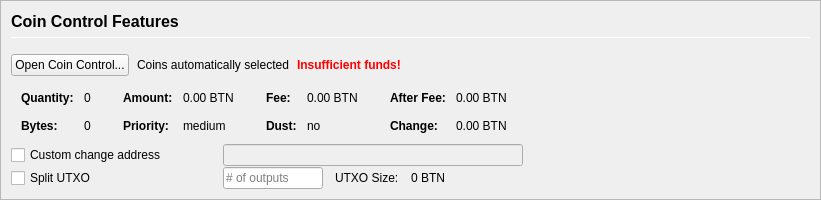
         <widget class="QFrame" name="frameCoinControl">
          <property name="sizePolicy">
           <sizepolicy hsizetype="Expanding" vsizetype="Expanding">
            <horstretch>0</horstretch>
            <verstretch>0</verstretch>
           </sizepolicy>
          </property>
          <property name="maximumSize">
           <size>
            <width>16777215</width>
            <height>16777215</height>
           </size>
          </property>
          <property name="frameShape">
           <enum>QFrame::StyledPanel</enum>
          </property>
          <property name="frameShadow">
           <enum>QFrame::Sunken</enum>
          </property>
          <layout class="QVBoxLayout" name="verticalLayoutCoinControl2">
           <property name="spacing">
            <number>0</number>
           </property>
           <property name="margin">
            <number>0</number>
           </property>
           <item>
            <widget class="QFrame" name="frameCoinControl_BG">
             <layout class="QVBoxLayout" name="verticalLayoutCoinControl" stretch="0,0,0,0,0,0">
              <property name="spacing">
               <number>1</number>
              </property>
              <property name="leftMargin">
               <number>10</number>
              </property>
              <property name="topMargin">
               <number>10</number>
              </property>
              <item>
               <layout class="QHBoxLayout" name="horizontalLayoutCoinControl1">
                <property name="bottomMargin">
                 <number>15</number>
                </property>
                <item>
                 <layout class="QVBoxLayout" name="verticalLayout_3">
                  <property name="spacing">
                   <number>6</number>
                  </property>
                  <item>
                   <widget class="QLabel" name="labelCoinControlFeatures">
                    <property name="sizePolicy">
                     <sizepolicy hsizetype="Preferred" vsizetype="Maximum">
                      <horstretch>0</horstretch>
                      <verstretch>0</verstretch>
                     </sizepolicy>
                    </property>
                    <property name="minimumSize">
                     <size>
                      <width>0</width>
                      <height>20</height>
                     </size>
                    </property>
                    <property name="font">
                     <font>
                      <pointsize>12</pointsize>
                      <weight>75</weight>
                      <bold>true</bold>
                     </font>
                    </property>
                    <property name="styleSheet">
                     <string notr="true">font-weight:bold;</string>
                    </property>
                    <property name="text">
                     <string>Coin Control Features</string>
                    </property>
                   </widget>
                  </item>
                  <item>
                   <widget class="Line" name="line">
                    <property name="minimumSize">
                     <size>
                      <width>0</width>
                      <height>1</height>
                     </size>
                    </property>
                    <property name="maximumSize">
                     <size>
                      <width>16777215</width>
                      <height>1</height>
                     </size>
                    </property>
                    <property name="orientation">
                     <enum>Qt::Horizontal</enum>
                    </property>
                   </widget>
                  </item>
                 </layout>
                </item>
               </layout>
              </item>
              <item>
               <layout class="QHBoxLayout" name="horizontalLayoutCoinControl2" stretch="0,0,0,0">
                <property name="spacing">
                 <number>8</number>
                </property>
                <property name="bottomMargin">
                 <number>10</number>
                </property>
                <item>
                 <widget class="QPushButton" name="pushButtonCoinControl">
                  <property name="styleSheet">
                   <string notr="true"/>
                  </property>
                  <property name="text">
                   <string>Open Coin Control...</string>
                  </property>
                  <property name="autoDefault">
                   <bool>false</bool>
                  </property>
                 </widget>
                </item>
                <item>
                 <widget class="QLabel" name="labelCoinControlAutomaticallySelected">
                  <property name="text">
                   <string>Coins automatically selected</string>
                  </property>
                  <property name="margin">
                   <number>5</number>
                  </property>
                 </widget>
                </item>
                <item>
                 <widget class="QLabel" name="labelCoinControlInsuffFunds">
                  <property name="font">
                   <font>
                    <weight>75</weight>
                    <bold>true</bold>
                   </font>
                  </property>
                  <property name="styleSheet">
                   <string notr="true">color:red;font-weight:bold;</string>
                  </property>
                  <property name="text">
                   <string>Insufficient funds!</string>
                  </property>
                  <property name="margin">
                   <number>5</number>
                  </property>
                 </widget>
                </item>
                <item>
                 <spacer name="horizontalSpacerCoinControl">
                  <property name="orientation">
                   <enum>Qt::Horizontal</enum>
                  </property>
                  <property name="sizeHint" stdset="0">
                   <size>
                    <width>40</width>
                    <height>1</height>
                   </size>
                  </property>
                 </spacer>
                </item>
               </layout>
              </item>
              <item>
               <widget class="QWidget" name="widgetCoinControl" native="true">
                <property name="sizePolicy">
                 <sizepolicy hsizetype="Preferred" vsizetype="Preferred">
                  <horstretch>0</horstretch>
                  <verstretch>0</verstretch>
                 </sizepolicy>
                </property>
                <property name="minimumSize">
                 <size>
                  <width>0</width>
                  <height>0</height>
                 </size>
                </property>
                <property name="styleSheet">
                 <string notr="true"/>
                </property>
                <layout class="QHBoxLayout" name="horizontalLayoutCoinControl5">
                 <property name="margin">
                  <number>0</number>
                 </property>
                 <item>
                  <layout class="QHBoxLayout" name="horizontalLayoutCoinControl3" stretch="0,0,0,1">
                   <property name="spacing">
                    <number>20</number>
                   </property>
                   <property name="topMargin">
                    <number>0</number>
                   </property>
                   <property name="bottomMargin">
                    <number>10</number>
                   </property>
                   <item>
                    <layout class="QFormLayout" name="formLayoutCoinControl1">
                     <property name="horizontalSpacing">
                      <number>10</number>
                     </property>
                     <property name="verticalSpacing">
                      <number>14</number>
                     </property>
                     <property name="leftMargin">
                      <number>10</number>
                     </property>
                     <property name="topMargin">
                      <number>4</number>
                     </property>
                     <property name="rightMargin">
                      <number>6</number>
                     </property>
                     <item row="0" column="0">
                      <widget class="QLabel" name="labelCoinControlQuantityText">
                       <property name="font">
                        <font>
                         <weight>75</weight>
                         <bold>true</bold>
                        </font>
                       </property>
                       <property name="text">
                        <string>Quantity:</string>
                       </property>
                       <property name="margin">
                        <number>0</number>
                       </property>
                      </widget>
                     </item>
                     <item row="0" column="1">
                      <widget class="QLabel" name="labelCoinControlQuantity">
                       <property name="cursor">
                        <cursorShape>IBeamCursor</cursorShape>
                       </property>
                       <property name="contextMenuPolicy">
                        <enum>Qt::ActionsContextMenu</enum>
                       </property>
                       <property name="text">
                        <string notr="true">0</string>
                       </property>
                       <property name="margin">
                        <number>0</number>
                       </property>
                       <property name="textInteractionFlags">
                        <set>Qt::LinksAccessibleByMouse|Qt::TextSelectableByKeyboard|Qt::TextSelectableByMouse</set>
                       </property>
                      </widget>
                     </item>
                     <item row="1" column="0">
                      <widget class="QLabel" name="labelCoinControlBytesText">
                       <property name="font">
                        <font>
                         <weight>75</weight>
                         <bold>true</bold>
                        </font>
                       </property>
                       <property name="text">
                        <string>Bytes:</string>
                       </property>
                      </widget>
                     </item>
                     <item row="1" column="1">
                      <widget class="QLabel" name="labelCoinControlBytes">
                       <property name="cursor">
                        <cursorShape>IBeamCursor</cursorShape>
                       </property>
                       <property name="contextMenuPolicy">
                        <enum>Qt::ActionsContextMenu</enum>
                       </property>
                       <property name="text">
                        <string notr="true">0</string>
                       </property>
                       <property name="textInteractionFlags">
                        <set>Qt::LinksAccessibleByMouse|Qt::TextSelectableByKeyboard|Qt::TextSelectableByMouse</set>
                       </property>
                      </widget>
                     </item>
                    </layout>
                   </item>
                   <item>
                    <layout class="QFormLayout" name="formLayoutCoinControl2">
                     <property name="horizontalSpacing">
                      <number>10</number>
                     </property>
                     <property name="verticalSpacing">
                      <number>14</number>
                     </property>
                     <property name="leftMargin">
                      <number>6</number>
                     </property>
                     <property name="topMargin">
                      <number>4</number>
                     </property>
                     <property name="rightMargin">
                      <number>6</number>
                     </property>
                     <item row="0" column="0">
                      <widget class="QLabel" name="labelCoinControlAmountText">
                       <property name="font">
                        <font>
                         <weight>75</weight>
                         <bold>true</bold>
                        </font>
                       </property>
                       <property name="text">
                        <string>Amount:</string>
                       </property>
                       <property name="margin">
                        <number>0</number>
                       </property>
                      </widget>
                     </item>
                     <item row="0" column="1">
                      <widget class="QLabel" name="labelCoinControlAmount">
                       <property name="cursor">
                        <cursorShape>IBeamCursor</cursorShape>
                       </property>
                       <property name="contextMenuPolicy">
                        <enum>Qt::ActionsContextMenu</enum>
                       </property>
                       <property name="text">
                        <string notr="true">0.00 BTN</string>
                       </property>
                       <property name="textInteractionFlags">
                        <set>Qt::LinksAccessibleByMouse|Qt::TextSelectableByKeyboard|Qt::TextSelectableByMouse</set>
                       </property>
                      </widget>
                     </item>
                     <item row="1" column="0">
                      <widget class="QLabel" name="labelCoinControlPriorityText">
                       <property name="font">
                        <font>
                         <weight>75</weight>
                         <bold>true</bold>
                        </font>
                       </property>
                       <property name="text">
                        <string>Priority:</string>
                       </property>
                      </widget>
                     </item>
                     <item row="1" column="1">
                      <widget class="QLabel" name="labelCoinControlPriority">
                       <property name="cursor">
                        <cursorShape>IBeamCursor</cursorShape>
                       </property>
                       <property name="contextMenuPolicy">
                        <enum>Qt::ActionsContextMenu</enum>
                       </property>
                       <property name="text">
                        <string>medium</string>
                       </property>
                       <property name="textInteractionFlags">
                        <set>Qt::LinksAccessibleByMouse|Qt::TextSelectableByKeyboard|Qt::TextSelectableByMouse</set>
                       </property>
                      </widget>
                     </item>
                    </layout>
                   </item>
                   <item>
                    <layout class="QFormLayout" name="formLayoutCoinControl3">
                     <property name="horizontalSpacing">
                      <number>10</number>
                     </property>
                     <property name="verticalSpacing">
                      <number>14</number>
                     </property>
                     <property name="leftMargin">
                      <number>6</number>
                     </property>
                     <property name="topMargin">
                      <number>4</number>
                     </property>
                     <property name="rightMargin">
                      <number>6</number>
                     </property>
                     <item row="0" column="0">
                      <widget class="QLabel" name="labelCoinControlFeeText">
                       <property name="font">
                        <font>
                         <weight>75</weight>
                         <bold>true</bold>
                        </font>
                       </property>
                       <property name="text">
                        <string>Fee:</string>
                       </property>
                       <property name="margin">
                        <number>0</number>
                       </property>
                      </widget>
                     </item>
                     <item row="0" column="1">
                      <widget class="QLabel" name="labelCoinControlFee">
                       <property name="cursor">
                        <cursorShape>IBeamCursor</cursorShape>
                       </property>
                       <property name="contextMenuPolicy">
                        <enum>Qt::ActionsContextMenu</enum>
                       </property>
                       <property name="text">
                        <string notr="true">0.00 BTN</string>
                       </property>
                       <property name="textInteractionFlags">
                        <set>Qt::LinksAccessibleByMouse|Qt::TextSelectableByKeyboard|Qt::TextSelectableByMouse</set>
                       </property>
                      </widget>
                     </item>
                     <item row="1" column="0">
                      <widget class="QLabel" name="labelCoinControlLowOutputText">
                       <property name="font">
                        <font>
                         <weight>75</weight>
                         <bold>true</bold>
                        </font>
                       </property>
                       <property name="text">
                        <string>Dust:</string>
                       </property>
                      </widget>
                     </item>
                     <item row="1" column="1">
                      <widget class="QLabel" name="labelCoinControlLowOutput">
                       <property name="cursor">
                        <cursorShape>IBeamCursor</cursorShape>
                       </property>
                       <property name="contextMenuPolicy">
                        <enum>Qt::ActionsContextMenu</enum>
                       </property>
                       <property name="text">
                        <string>no</string>
                       </property>
                       <property name="textInteractionFlags">
                        <set>Qt::LinksAccessibleByMouse|Qt::TextSelectableByKeyboard|Qt::TextSelectableByMouse</set>
                       </property>
                      </widget>
                     </item>
                    </layout>
                   </item>
                   <item>
                    <layout class="QFormLayout" name="formLayoutCoinControl4">
                     <property name="horizontalSpacing">
                      <number>10</number>
                     </property>
                     <property name="verticalSpacing">
                      <number>14</number>
                     </property>
                     <property name="leftMargin">
                      <number>6</number>
                     </property>
                     <property name="topMargin">
                      <number>4</number>
                     </property>
                     <property name="rightMargin">
                      <number>6</number>
                     </property>
                     <item row="0" column="0">
                      <widget class="QLabel" name="labelCoinControlAfterFeeText">
                       <property name="font">
                        <font>
                         <weight>75</weight>
                         <bold>true</bold>
                        </font>
                       </property>
                       <property name="text">
                        <string>After Fee:</string>
                       </property>
                       <property name="margin">
                        <number>0</number>
                       </property>
                      </widget>
                     </item>
                     <item row="0" column="1">
                      <widget class="QLabel" name="labelCoinControlAfterFee">
                       <property name="cursor">
                        <cursorShape>IBeamCursor</cursorShape>
                       </property>
                       <property name="contextMenuPolicy">
                        <enum>Qt::ActionsContextMenu</enum>
                       </property>
                       <property name="text">
                        <string notr="true">0.00 BTN</string>
                       </property>
                       <property name="textInteractionFlags">
                        <set>Qt::LinksAccessibleByMouse|Qt::TextSelectableByKeyboard|Qt::TextSelectableByMouse</set>
                       </property>
                      </widget>
                     </item>
                     <item row="1" column="0">
                      <widget class="QLabel" name="labelCoinControlChangeText">
                       <property name="font">
                        <font>
                         <weight>75</weight>
                         <bold>true</bold>
                        </font>
                       </property>
                       <property name="text">
                        <string>Change:</string>
                       </property>
                      </widget>
                     </item>
                     <item row="1" column="1">
                      <widget class="QLabel" name="labelCoinControlChange">
                       <property name="cursor">
                        <cursorShape>IBeamCursor</cursorShape>
                       </property>
                       <property name="contextMenuPolicy">
                        <enum>Qt::ActionsContextMenu</enum>
                       </property>
                       <property name="text">
                        <string notr="true">0.00 BTN</string>
                       </property>
                       <property name="textInteractionFlags">
                        <set>Qt::LinksAccessibleByMouse|Qt::TextSelectableByKeyboard|Qt::TextSelectableByMouse</set>
                       </property>
                      </widget>
                     </item>
                    </layout>
                   </item>
                  </layout>
                 </item>
                </layout>
               </widget>
              </item>
              <item>
               <layout class="QHBoxLayout" name="horizontalLayoutCoinControl4">
                <property name="spacing">
                 <number>12</number>
                </property>
                <property name="sizeConstraint">
                 <enum>QLayout::SetDefaultConstraint</enum>
                </property>
                <property name="topMargin">
                 <number>0</number>
                </property>
                <property name="rightMargin">
                 <number>0</number>
                </property>
                <item>
                 <widget class="QCheckBox" name="checkBoxCoinControlChange">
                  <property name="sizePolicy">
                   <sizepolicy hsizetype="Preferred" vsizetype="Preferred">
                    <horstretch>0</horstretch>
                    <verstretch>0</verstretch>
                   </sizepolicy>
                  </property>
                  <property name="minimumSize">
                   <size>
                    <width>200</width>
                    <height>0</height>
                   </size>
                  </property>
                  <property name="maximumSize">
                   <size>
                    <width>200</width>
                    <height>16777215</height>
                   </size>
                  </property>
                  <property name="toolTip">
                   <string>If this is activated, but the change address is empty or invalid, change will be sent to a newly generated address.</string>
                  </property>
                  <property name="text">
                   <string>Custom change address</string>
                  </property>
                 </widget>
                </item>
                <item>
                 <widget class="QValidatedLineEdit" name="lineEditCoinControlChange">
                  <property name="enabled">
                   <bool>false</bool>
                  </property>
                  <property name="sizePolicy">
                   <sizepolicy hsizetype="Preferred" vsizetype="Preferred">
                    <horstretch>0</horstretch>
                    <verstretch>0</verstretch>
                   </sizepolicy>
                  </property>
                  <property name="minimumSize">
                   <size>
                    <width>300</width>
                    <height>0</height>
                   </size>
                  </property>
                 </widget>
                </item>
                <item>
                 <widget class="QLabel" name="labelCoinControlChangeLabel">
                  <property name="sizePolicy">
                   <sizepolicy hsizetype="Preferred" vsizetype="Preferred">
                    <horstretch>0</horstretch>
                    <verstretch>0</verstretch>
                   </sizepolicy>
                  </property>
                  <property name="minimumSize">
                   <size>
                    <width>100</width>
                    <height>0</height>
                   </size>
                  </property>
                  <property name="text">
                   <string/>
                  </property>
                  <property name="margin">
                   <number>3</number>
                  </property>
                 </widget>
                </item>
               </layout>
              </item>
              <item>
               <layout class="QHBoxLayout" name="horizontalLayoutCoinControl6">
                <property name="spacing">
                 <number>12</number>
                </property>
                <property name="rightMargin">
                 <number>0</number>
                </property>
                <item>
                 <widget class="QCheckBox" name="splitBlockCheckBox">
                  <property name="sizePolicy">
                   <sizepolicy hsizetype="Preferred" vsizetype="Preferred">
                    <horstretch>0</horstretch>
                    <verstretch>0</verstretch>
                   </sizepolicy>
                  </property>
                  <property name="minimumSize">
                   <size>
                    <width>200</width>
                    <height>0</height>
                   </size>
                  </property>
                  <property name="maximumSize">
                   <size>
                    <width>200</width>
                    <height>16777215</height>
                   </size>
                  </property>
                  <property name="text">
                   <string>Split UTXO</string>
                  </property>
                 </widget>
                </item>
                <item>
                 <widget class="QLineEdit" name="splitBlockLineEdit">
                  <property name="sizePolicy">
                   <sizepolicy hsizetype="Preferred" vsizetype="Preferred">
                    <horstretch>50</horstretch>
                    <verstretch>0</verstretch>
                   </sizepolicy>
                  </property>
                  <property name="minimumSize">
                   <size>
                    <width>100</width>
                    <height>0</height>
                   </size>
                  </property>
                  <property name="maximumSize">
                   <size>
                    <width>100</width>
                    <height>16777215</height>
                   </size>
                  </property>
                  <property name="placeholderText">
                   <string># of outputs</string>
                  </property>
                 </widget>
                </item>
                <item>
                 <widget class="QLabel" name="labelBlockSizeText">
                  <property name="text">
                   <string>UTXO Size:</string>
                  </property>
                 </widget>
                </item>
                <item>
                 <widget class="QLabel" name="labelBlockSize">
                  <property name="text">
                   <string>0 BTN</string>
                  </property>
                 </widget>
                </item>
                <item>
                 <spacer name="horizontalSpacer_7">
                  <property name="orientation">
                   <enum>Qt::Horizontal</enum>
                  </property>
                  <property name="sizeHint" stdset="0">
                   <size>
                    <width>40</width>
                    <height>20</height>
                   </size>
                  </property>
                 </spacer>
                </item>
               </layout>
              </item>
              <item>
               <spacer name="verticalSpacerCoinControl">
                <property name="orientation">
                 <enum>Qt::Vertical</enum>
                </property>
                <property name="sizeHint" stdset="0">
                 <size>
                  <width>800</width>
                  <height>1</height>
                 </size>
                </property>
               </spacer>
              </item>
             </layout>
            </widget>
           </item>
          </layout>
         </widget>
